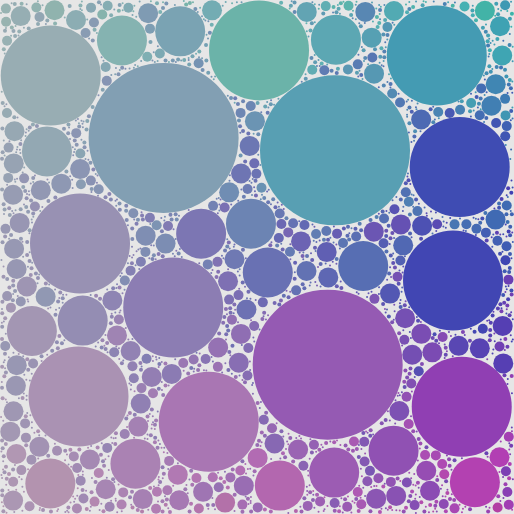
Frame 1 (no input)
Frame 60 (no input): identical to frame 1, image omitted
Frame 120 (the mouse pressed at the canvas centre since frame 60): identical to frame 1, image omitted

The p5.js sketch that drew this single still picture (run headless with seeded random() and noise() and a simulated clock; from frame 60 on, the mouse is pressed at the canvas centre):

// p5.js sketch
// ── sketch.js
//------------------------

let circles = [];
let newCircles = [];

function createCircles(radius, numberOfCircles) {
  // Guards from infinite loops
  var guard = 0;
  for (var i = 0; i < numberOfCircles; i++) {
    // Overlap flag
    var overlapping = false;

    // Defines circles attributes
    var circle = {
      x: radius + random(width - radius * 2),
      y: radius + random(height - radius * 2),
      r: radius
    }

    // Checks distance from all other circles
    for (var j = 0; j < circles.length; j++) {
      let madeCircle = circles[j];
      let d = dist(circle.x, circle.y, madeCircle.x, madeCircle.y);
      // if distance < radius1+radius2
      if (d < circle.r + madeCircle.r) {
        overlapping = true;
        break;
      }
    }

    // If it occupies an empty space
    if (!overlapping) {
      circles.push(circle);
      newCircles.push(circle);
    } else {
      i--;
      guard++;
      if (guard > 10000) {
        break;
      }
    }

  }

  // Draws all new circles
  for (var k = 0; k < newCircles.length; k++) {
    let circle = newCircles[k];
    noStroke();
    let hue = map(circle.y, circle.r, height - circle.r, 0, 100);
    let sat = map(circle.x, circle.r, width - circle.r, 0, 50);
    fill(200 + hue + random(-30, 10), 15 + sat, 70);
    ellipse(circle.x, circle.y, circle.r * 2, circle.r * 2);
  }

  newCircles = [];
}

function setup() {
  // put setup code here
  createCanvas(514, 514);
  colorMode(HSB, 360, 100, 100, 1.0);
  background(90);
  // createCircles(100, 3);
  createCircles(75, 3);
  createCircles(50, 10);
  createCircles(25, 20);
  createCircles(10, 200);
  createCircles(5, 200);
  createCircles(2, 2000);
  createCircles(1, 2000);
}

function draw() {
  // put drawing code here
}
